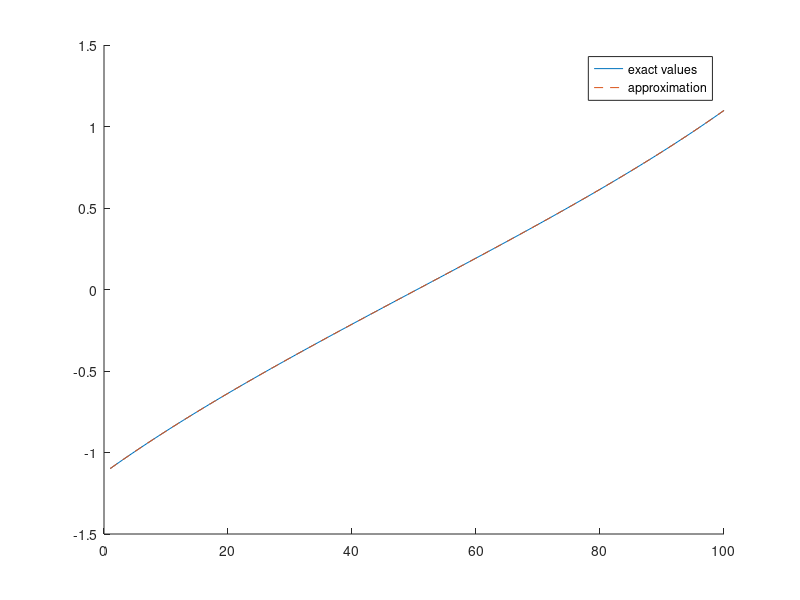

This figure's MATLAB source:
%Question 3-A

x = linspace(-0.50,0.50)

exact = log((1+x)./(1-x))

apprx = 2*x + 2/3*x.^3 + 2/5*x.^5 + 2/7*x.^7 +2/9*x.^9

hold;
plot(exact,"-")
plot(apprx,"--")
legend("exact values","approximation");
hold;

miss = abs(exact-apprx)

max(miss)
mean(miss)
